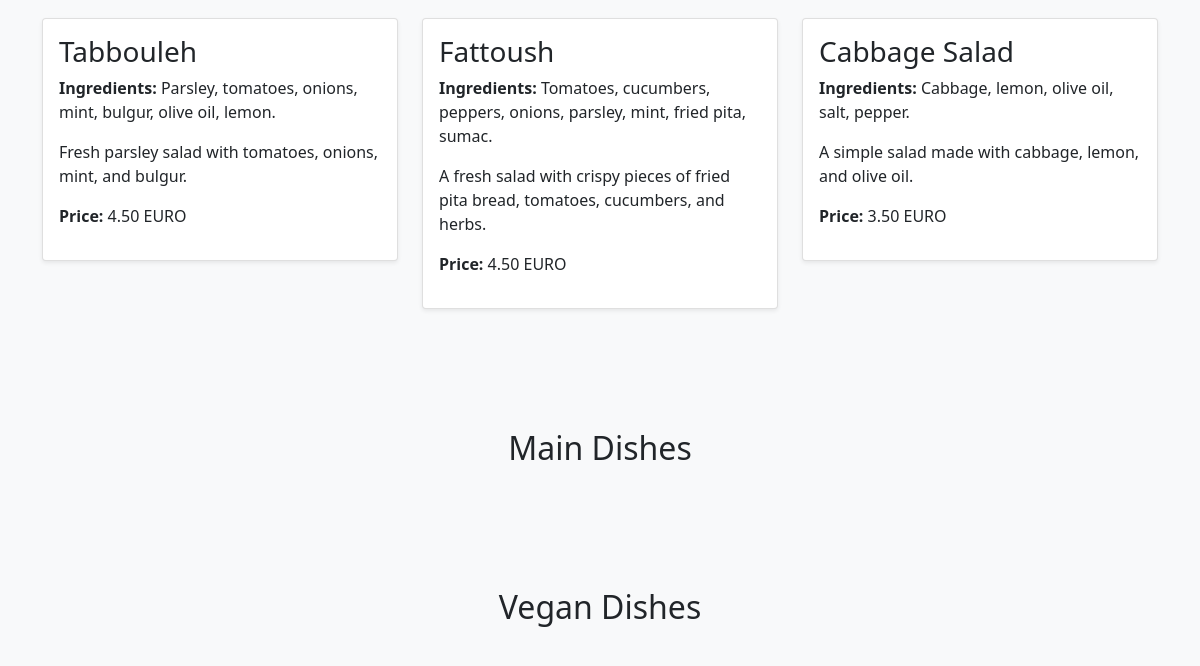
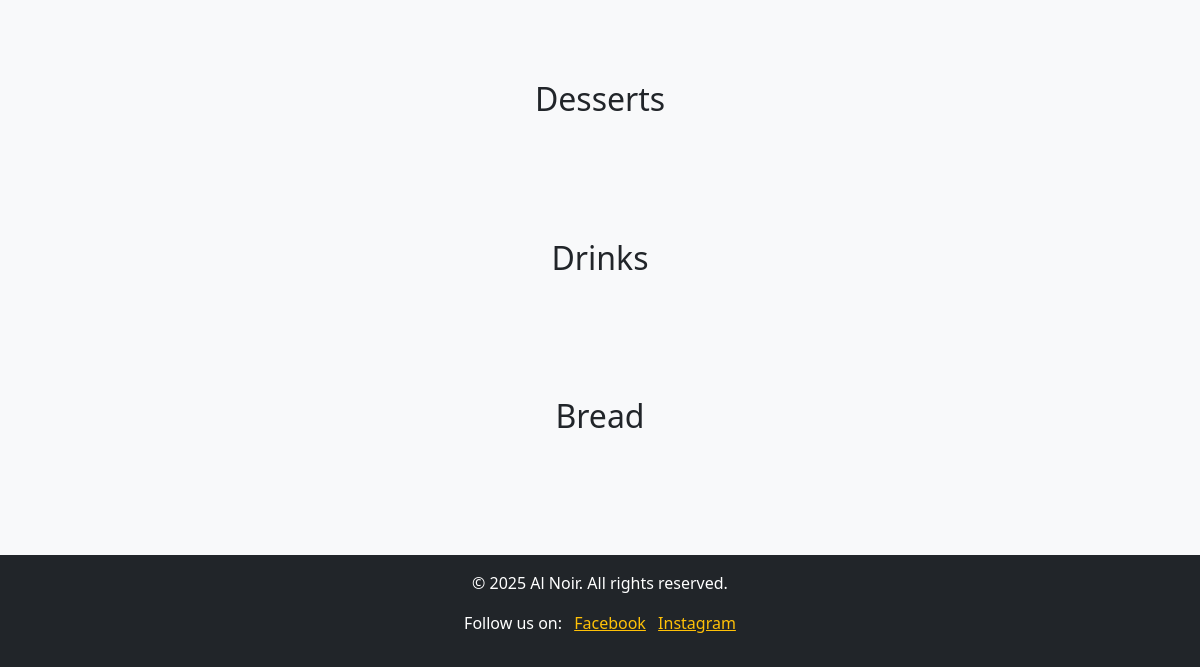
/menu/ (lower part), run on an earlier commit of the app's database (2 pictures, top to bottom).
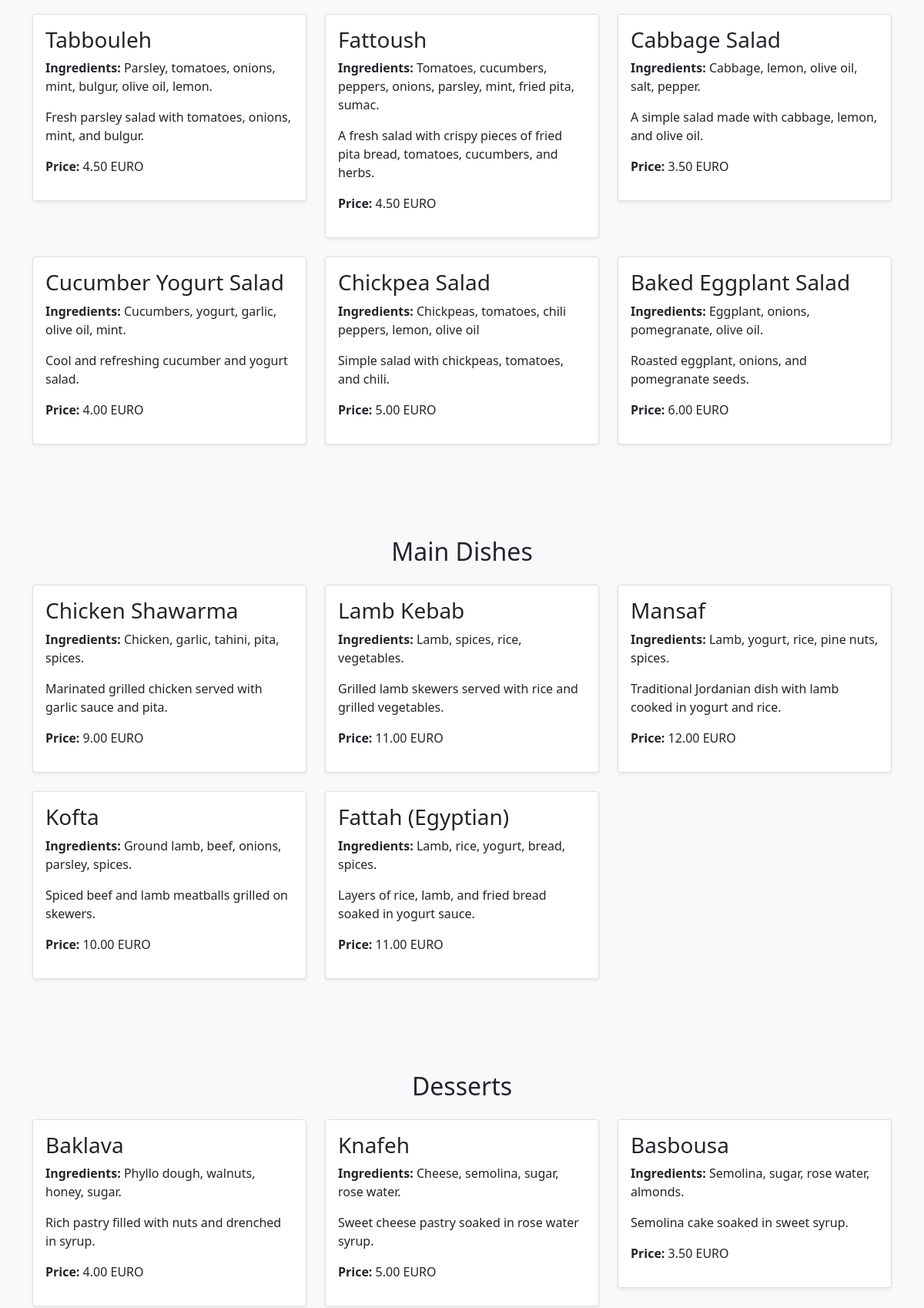
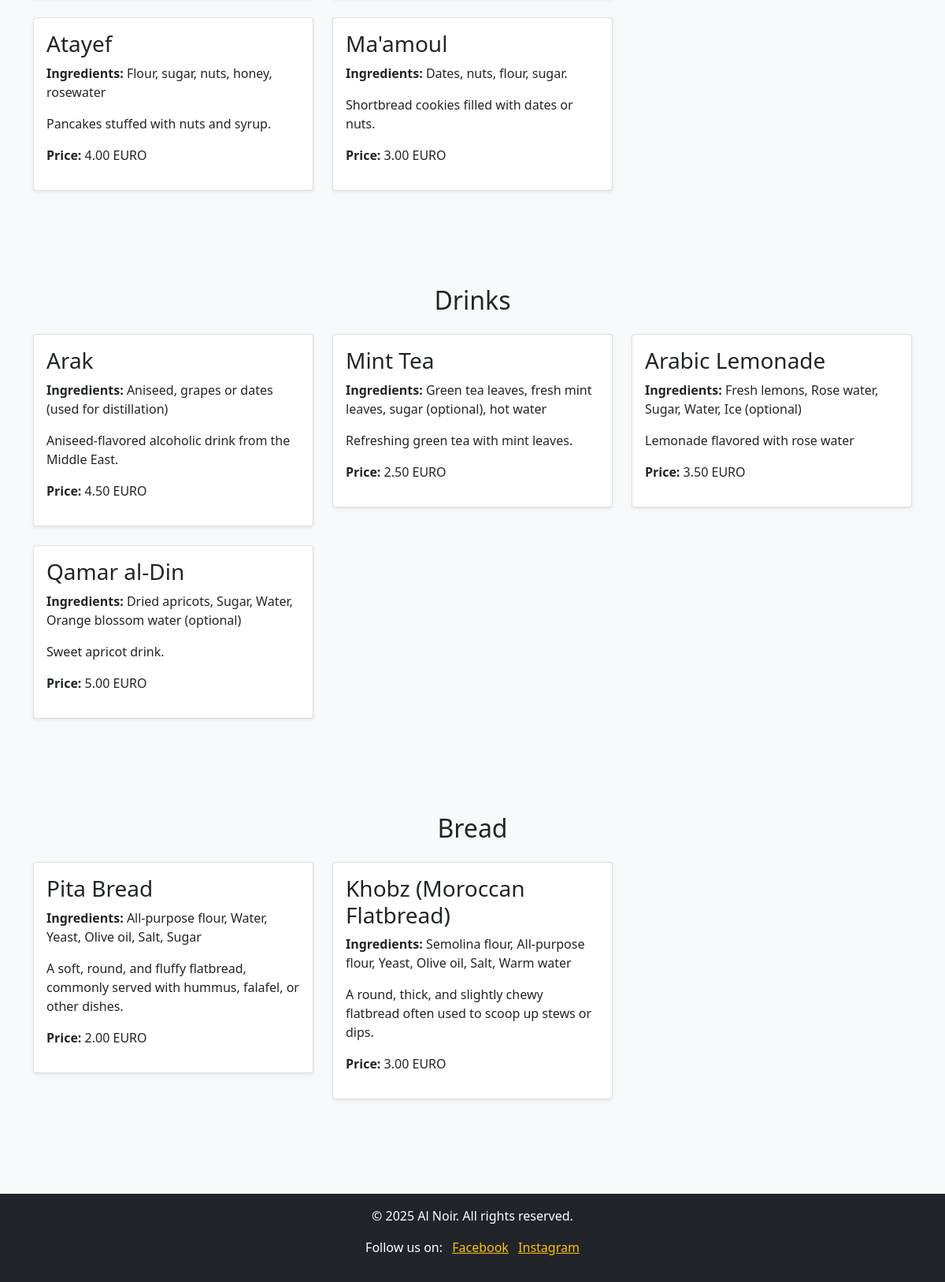
And on a later commit of the database (2 pictures, top to bottom).
### main/models.py (models this page shows, shortened)
class Dish(models.Model):
    category = models.ForeignKey(Category, on_delete=models.CASCADE, related_name='dishes')  # Referință la categoria preparatului
    name = models.CharField(max_length=200)
    description = models.TextField()
    ingredients = models.TextField()
    price = models.DecimalField(max_digits=6, decimal_places=2)
    is_special = models.BooleanField(default=False)  # Dacă preparatul este un fel de mâncare specială

class Category(models.Model):
    name = models.CharField(max_length=100)

### main/views.py (the view)
# urls.py: path('menu/', views.menu, name='menu'),
def menu(request):
    categories = Category.objects.all()  # Preia toate categoriile din baza de date
    return render(request, 'menu.html', {'categories': categories})

### main/templates/menu.html (shortened to what this page needs)
{% extends 'base.html' %}
{% block content %}
<section class="menu py-5 bg-light">
    <div class="container">
        <div class="menu-categories">
            {% for category in categories %}
                <div class="category-section py-5">
                    <h2 class="text-center mb-4">{{ category.name }}</h2>
                    <div class="row">
                        {% for dish in category.dishes.all %}
                            <div class="col-md-4 mb-4">
                                <div class="card shadow-sm">
                                    <div class="card-body">
                                        <h3 class="card-title">{{ dish.name }}</h3>
                                        <p><strong>Ingredients:</strong> {{ dish.ingredients }}</p>
                                        <p>{{ dish.description }}</p>
                                        <div class="d-flex justify-content-between align-items-center">
                                            <p class="price"><strong>Price:</strong> {{ dish.price }} EURO</p>
                                            {% if dish.is_special %}
                                                <span class="badge badge-success">Chef's Recommendation!</span>
                                            {% endif %}
                                        </div>
                                    </div>
                                </div>
                            </div>
                        {% endfor %}
                    </div>
                </div>
            {% endfor %}
        </div>
    </div>
</section>
{% endblock %}

### main/templates/base.html (shortened to what this page needs)
<!DOCTYPE html>
<html lang="en">
<head>
    <link href="https://cdn.jsdelivr.net/npm/bootstrap@5.0.0-beta2/dist/css/bootstrap.min.css" rel="stylesheet">
</head>
<body>
    <main>
        {% block content %}{% endblock %}
    </main>
    <footer class="bg-dark py-3 text-white">
        <div class="container text-center">
            <p>&copy; 2025 Al Noir. All rights reserved.</p>
            <p>Follow us on:
                <a href="#" class="ms-2 text-warning">Facebook</a>
                <a href="#" class="ms-2 text-warning">Instagram</a>
            </p>
        </div>
    </footer>
</body>
</html>

What changed in the data, as far as the page shows it:
removed Category: name "Vegan Dishes"
added Dish: name "Cucumber Yogurt Salad", ingredients "Cucumbers, yogurt, garlic, olive oil, mint.", description "Cool and refreshing cucumber and yogurt salad.", price "4.00", shown under Category (number 1 of 5 on the later page)
added Dish: name "Chickpea Salad", ingredients "Chickpeas, tomatoes, chili peppers, lemon, olive oil", description "Simple salad with chickpeas, tomatoes, and chili.", price "5.00", shown under Category (number 1 of 5 on the later page)
added Dish: name "Baked Eggplant Salad", ingredients "Eggplant, onions, pomegranate, olive oil.", description "Roasted eggplant, onions, and pomegranate seeds.", price "6.00", shown under Category (number 1 of 5 on the later page)
added Dish: name "Chicken Shawarma", ingredients "Chicken, garlic, tahini, pita, spices.", description "Marinated grilled chicken served with garlic sauce and pita.", price "9.00", shown under Category "Main Dishes"
added Dish: name "Lamb Kebab", ingredients "Lamb, spices, rice, vegetables.", description "Grilled lamb skewers served with rice and grilled vegetables.", price "11.00", shown under Category "Main Dishes"
added Dish: name "Mansaf", ingredients "Lamb, yogurt, rice, pine nuts, spices.", description "Traditional Jordanian dish with lamb cooked in yogurt and rice.", price "12.00", shown under Category "Main Dishes"
added Dish: name "Kofta", ingredients "Ground lamb, beef, onions, parsley, spices.", description "Spiced beef and lamb meatballs grilled on skewers.", price "10.00", shown under Category "Main Dishes"
added Dish: name "Fattah (Egyptian)", ingredients "Lamb, rice, yogurt, bread, spices.", description "Layers of rice, lamb, and fried bread soaked in yogurt sauce.", price "11.00", shown under Category "Main Dishes"
added Dish: name "Baklava", ingredients "Phyllo dough, walnuts, honey, sugar.", description "Rich pastry filled with nuts and drenched in syrup.", price "4.00", shown under Category "Desserts"
added Dish: name "Knafeh", ingredients "Cheese, semolina, sugar, rose water.", description "Sweet cheese pastry soaked in rose water syrup.", price "5.00", shown under Category "Desserts"
added Dish: name "Basbousa", ingredients "Semolina, sugar, rose water, almonds.", description "Semolina cake soaked in sweet syrup.", price "3.50", shown under Category "Desserts"
added Dish: name "Atayef", ingredients "Flour, sugar, nuts, honey, rosewater", description "Pancakes stuffed with nuts and syrup.", price "4.00", shown under Category "Desserts"
added Dish: name "Ma'amoul", ingredients "Dates, nuts, flour, sugar.", description "Shortbread cookies filled with dates or nuts.", price "3.00", shown under Category "Desserts"
added Dish: name "Arak", ingredients "Aniseed, grapes or dates (used for distillation)", description "Aniseed-flavored alcoholic drink from the Middle East.", price "4.50", shown under Category "Drinks"
added Dish: name "Mint Tea", ingredients "Green tea leaves, fresh mint leaves, sugar (optional), hot water", description "Refreshing green tea with mint leaves.", price "2.50", shown under Category "Drinks"
added Dish: name "Arabic Lemonade", ingredients "Fresh lemons, Rose water, Sugar, Water, Ice (optional)", description "Lemonade flavored with rose water", price "3.50", shown under Category "Drinks"
added Dish: name "Qamar al-Din", ingredients "Dried apricots, Sugar, Water, Orange blossom water (optional)", description "Sweet apricot drink.", price "5.00", shown under Category "Drinks"
added Dish: name "Pita Bread", ingredients "All-purpose flour, Water, Yeast, Olive oil, Salt, Sugar", description "A soft, round, and fluffy flatbread, commonly served with hummus, falafel, or other dishes.", price "2.00", shown under Category "Bread"
added Dish: name "Khobz (Moroccan Flatbread)", ingredients "Semolina flour, All-purpose flour, Yeast, Olive oil, Salt, Warm water", description "A round, thick, and slightly chewy flatbread often used to scoop up stews or dips.", price "3.00", shown under Category "Bread"
